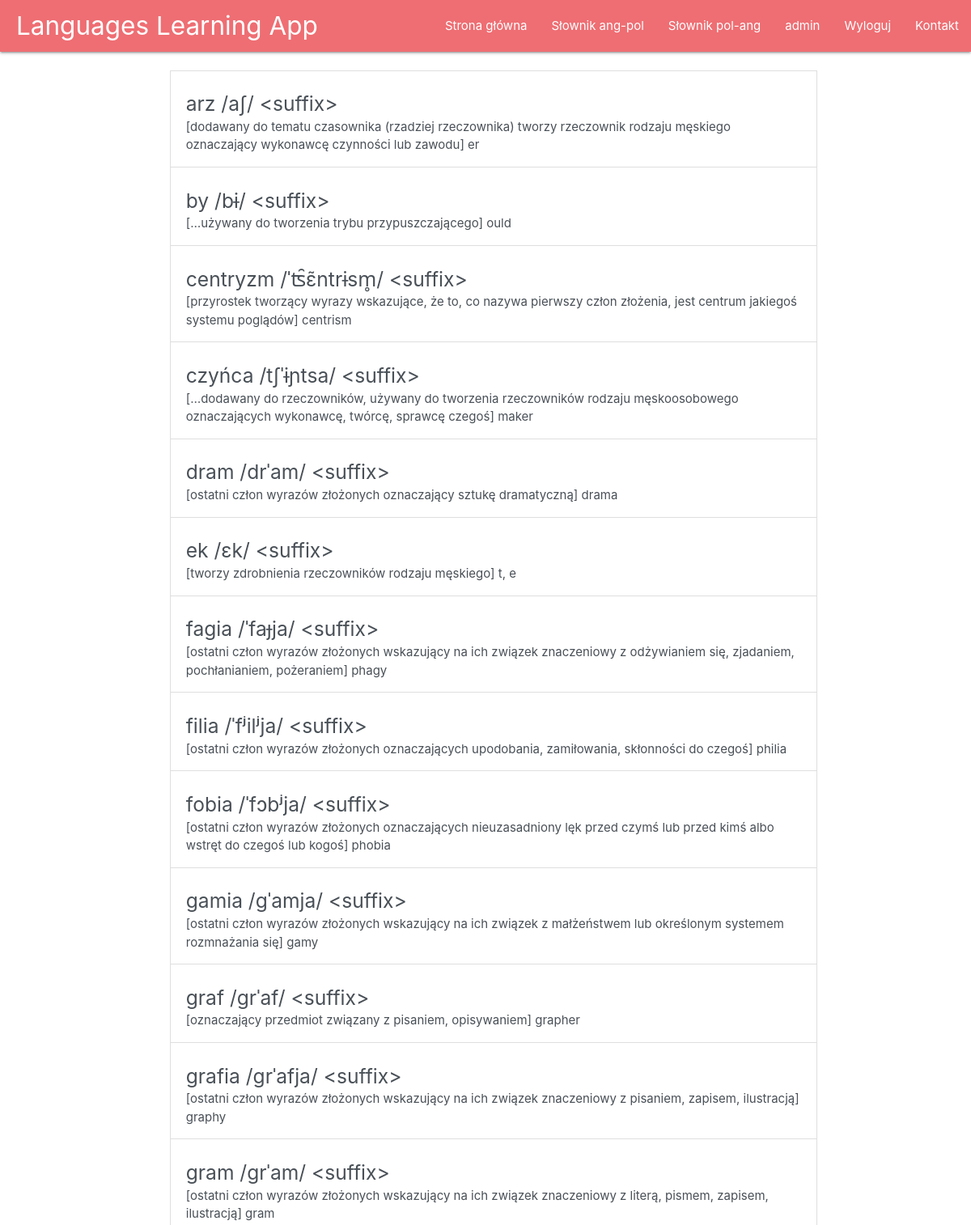
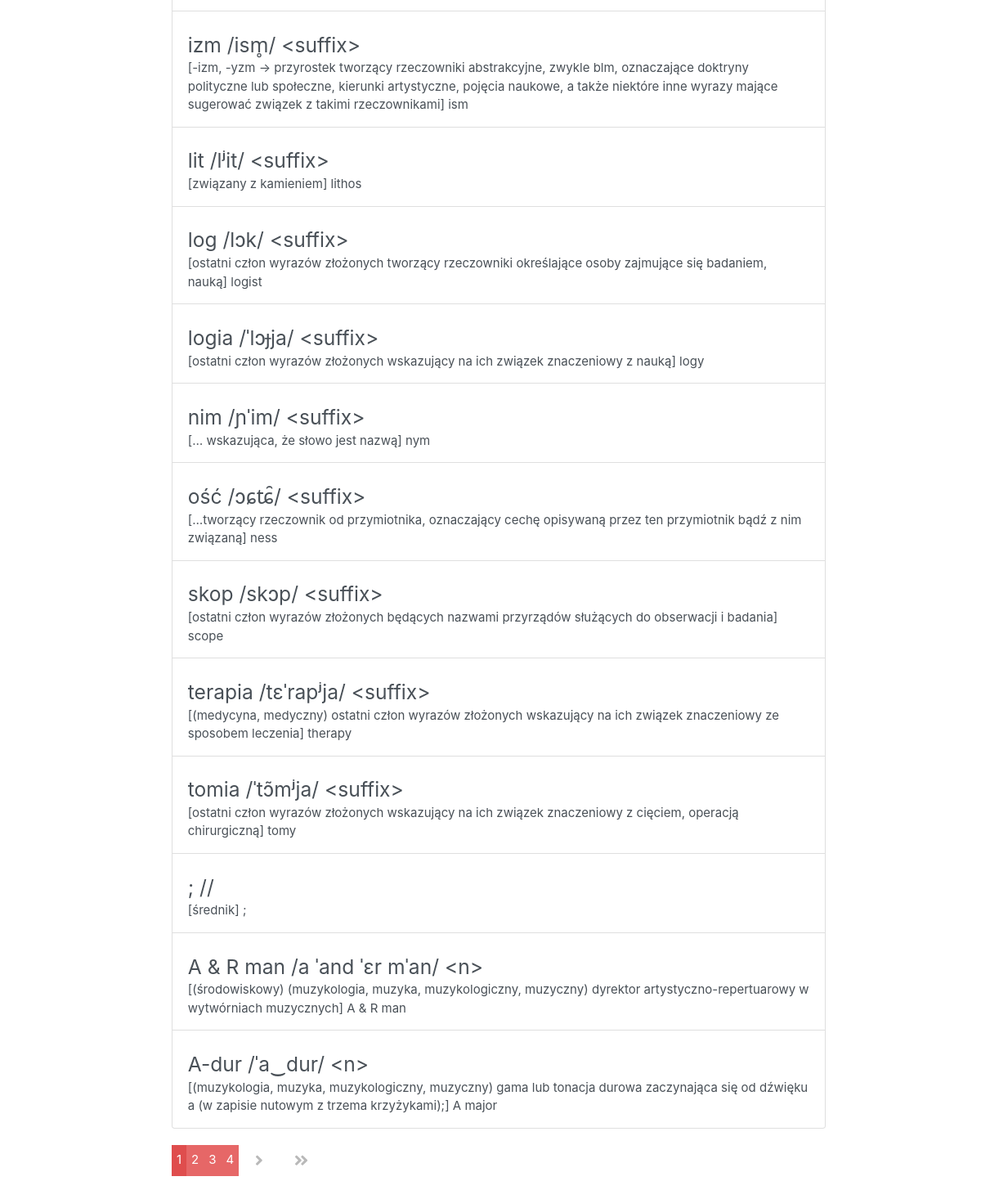
Page /pol_eng_dictionary/ (signed in) on the committed database (2 pictures, top to bottom).
### main/models.py (models this page shows, shortened)
class Word_POL(models.Model):
	polish_w = models.CharField(max_length=200)
	english_w = models.CharField(max_length=200)

### main/views.py (the view)
# urls.py: path("pol_eng_dictionary/", views.show_polish_dictionary, name='pol_eng_dictionary'),
def show_polish_dictionary(request):
	word_list = Word_POL.objects.all()
	paginator = Paginator(word_list, 25)
	page = request.GET.get('page')
	words = paginator.get_page(page)
	return render(request = request, template_name="main/pol_eng_dictionary.html", context = {"pol_eng_dictionary": words})

### main/templates/main/pol_eng_dictionary.html (shortened to what this page needs)
{% extends "main/header.html" %}
{% block content %}
<div class="list-group">
	<br>
	{% for d in pol_eng_dictionary %}
	<a href="#" class="list-group-item list-group-item-action align-items-start ">
		<div class="d-flex w-100 flex-row">
			<h5 class="mb-1">{{d.polish_w}}</h5>
		</div>
		<p class="mb-1">{{d.english_w}}</p>
	</a>
	{% endfor%}
</div>
<div class="pagination">
		{% for num in pol_eng_dictionary.paginator.page_range %}
		{% if pol_eng_dictionary.number == num %}
		  <span class="pagination-number pagination-current">{{num}}</span>
		{% elif num > pol_eng_dictionary.number|add:'-4' and num < pol_eng_dictionary.number|add:'4' %}
		  <a class="pagination-number" href="?page={{num}}">{{num}}</a>
		{% endif %}
		{% endfor%}
		{% if pol_eng_dictionary.has_next %}
			<a class="pagination-action" href="?page={{ pol_eng_dictionary.next_page_number }}"><i class="fas fa-angle-right"></i></a>
			<a class="pagination-action" href="?page={{ pol_eng_dictionary.paginator.num_pages }}"><i class="fas fa-angle-double-right"></i></a>
		{% endif %}
  </div>
{% endblock %}

### main/templates/main/includes/navbar.html (shortened to what this page needs)
<nav>
    <div class="nav-wrapper">
    <div class="links">
       <a href="/" class="brand-logo" style = "margin-left: 20px">Languages Learning App</a>
      <ul id="nav-mobile" class="right hide-on-med-and-down">
        {% if user.is_authenticated %}
	      <li><a href="/user_page">Strona główna</a></li>
        <li><a href="/eng_pol_dictionary">Słownik ang-pol</a></li>
        <li><a href="/pol_eng_dictionary">Słownik pol-ang</a></li>
	        <li><a href="/profile">{{user.username}}</a></li>
	        <li><a href="/logout">Wyloguj</a></li>
        {% else %}
	      <li><a href="/">Strona główna</a></li>
	        <li><a href="/register">Rejestracja</a></li>
	        <li><a href="/login">Logowanie</a></li>
        {% endif %}
          <li><a href="/contact">Kontakt</a></li>
      </ul>
    </div>
    </div>
  </nav>

### main/templates/main/includes/navbar.html (style rules this page uses)
a:link { text-decoration: none; }

### main/templates/main/pol_eng_dictionary.html (style rules this page uses)
.list-group { margin: 0; min-width: 800px; width: 100%; }
.pagination { text-align:center; margin-top: 1em; margin-block-end: 10em; }
.pagination-action { margin: 0 0.5em; display: inline-block; padding: 0.5em; color:#B9B9B9; font-size: 1.3em; }
.pagination-number { background-color: #e66767; padding: 0.5em 0.4em; color:#fff; margin-top: 1%; margin-bottom: 1%; }
.pagination-number:hover, .pagination-current { background-color: rgb(223, 77, 77); }

### rows in the picture
Word_POL: polish_w "arz /aʃ/ <suffix>", english_w "[dodawany do tematu czasownika (rzadziej rzeczownika) tworzy rzeczownik rodzaju męskiego oznaczający wykonawcę czynności lub zawodu] er"
Word_POL: polish_w "by /bɨ/ <suffix>", english_w "[…używany do tworzenia trybu przypuszczającego] ould"
Word_POL: polish_w "centryzm /ˈʦ̑ɛ̃ntrɨsm̥/ <suffix>", english_w "[przyrostek tworzący wyrazy wskazujące, że to, co nazywa pierwszy człon złożenia, jest centrum jakiegoś systemu poglądów] centrism"
Word_POL: polish_w "czyńca /tʃˈɨɲtsa/ <suffix>", english_w "[…dodawany do rzeczowników, używany do tworzenia rzeczowników rodzaju męskoosobowego oznaczających wykonawcę, twórcę, sprawcę czegoś] maker"
Word_POL: polish_w "dram /drˈam/ <suffix>", english_w "[ostatni człon wyrazów złożonych oznaczający sztukę dramatyczną] drama"
Word_POL: polish_w "ek /ɛk/ <suffix>", english_w "[tworzy zdrobnienia rzeczowników rodzaju męskiego] t, e"
Word_POL: polish_w "fagia /ˈfaɟja/ <suffix>", english_w "[ostatni człon wyrazów złożonych wskazujący na ich związek znaczeniowy z odżywianiem się, zjadaniem, pochłanianiem, pożeraniem] phagy"
Word_POL: polish_w "filia /ˈfʲilʲja/ <suffix>", english_w "[ostatni człon wyrazów złożonych oznaczających upodobania, zamiłowania, skłonności do czegoś] philia"
Word_POL: polish_w "fobia /ˈfɔbʲja/ <suffix>", english_w "[ostatni człon wyrazów złożonych oznaczających nieuzasadniony lęk przed czymś lub przed kimś albo wstręt do czegoś lub kogoś] phobia"
Word_POL: polish_w "gamia /ɡˈamja/ <suffix>", english_w "[ostatni człon wyrazów złożonych wskazujący na ich związek z małżeństwem lub określonym systemem rozmnażania się] gamy"
Word_POL: polish_w "graf /ɡrˈaf/ <suffix>", english_w "[oznaczający przedmiot związany z pisaniem, opisywaniem] grapher"
Word_POL: polish_w "grafia /ɡrˈafja/ <suffix>", english_w "[ostatni człon wyrazów złożonych wskazujący na ich związek znaczeniowy z pisaniem, zapisem, ilustracją] graphy"
Word_POL: polish_w "gram /ɡrˈam/ <suffix>", english_w "[ostatni człon wyrazów złożonych wskazujący na ich związek znaczeniowy z literą, pismem, zapisem, ilustracją] gram"
Word_POL: polish_w "izm /ism̥/ <suffix>", english_w "[-izm, -yzm → przyrostek tworzący rzeczowniki abstrakcyjne, zwykle blm, oznaczające doktryny polityczne lub społeczne, kierunki artystyczne, pojęcia naukowe, a także niektóre inne wyrazy mające sugerować związek z takimi rzeczownikami] ism"
Word_POL: polish_w "lit /lʲit/ <suffix>", english_w "[związany z kamieniem] lithos"
Word_POL: polish_w "log /lɔk/ <suffix>", english_w "[ostatni człon wyrazów złożonych tworzący rzeczowniki określające osoby zajmujące się badaniem, nauką] logist"
Word_POL: polish_w "logia /ˈlɔɟja/ <suffix>", english_w "[ostatni człon wyrazów złożonych wskazujący na ich związek znaczeniowy z nauką] logy"
Word_POL: polish_w "nim /ɲˈim/ <suffix>", english_w "[… wskazująca, że słowo jest nazwą] nym"
Word_POL: polish_w "ość /ɔɕʨ̑/ <suffix>", english_w "[…tworzący rzeczownik od przymiotnika, oznaczający cechę opisywaną przez ten przymiotnik bądź z nim związaną] ness"
Word_POL: polish_w "skop /skɔp/ <suffix>", english_w "[ostatni człon wyrazów złożonych będących nazwami przyrządów służących do obserwacji i badania] scope"
Word_POL: polish_w "terapia /tɛˈrapʲja/ <suffix>", english_w "[(medycyna, medyczny) ostatni człon wyrazów złożonych wskazujący na ich związek znaczeniowy ze sposobem leczenia] therapy"
Word_POL: polish_w "tomia /ˈtɔ̃mʲja/ <suffix>", english_w "[ostatni człon wyrazów złożonych wskazujący na ich związek znaczeniowy z cięciem, operacją chirurgiczną] tomy"
Word_POL: polish_w "; //", english_w "[średnik] ;"
Word_POL: polish_w "A & R man /a ˈand ˈɛr mˈan/ <n>", english_w "[(środowiskowy) (muzykologia, muzyka, muzykologiczny, muzyczny) dyrektor artystyczno-repertuarowy w wytwórniach muzycznych] A & R man"
Word_POL: polish_w "A-dur /ˈa‿dur/ <n>", english_w "[(muzykologia, muzyka, muzykologiczny, muzyczny) gama lub tonacja durowa zaczynająca się od dźwięku a (w zapisie nutowym z trzema krzyżykami);] A major"

### other values in the picture
{{ user.username }} "admin"
{{ num }} "1"
{{ num }} "2" "3" "4"
